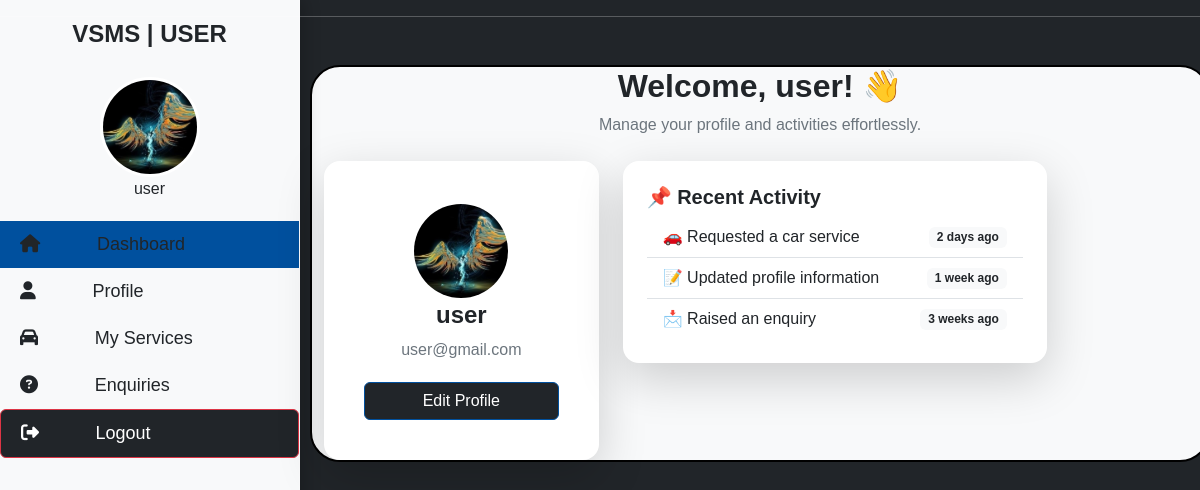
/user_dashboard.php (signed in), run on the app's committed database.
### tables this page shows
CREATE TABLE `users` (
  `id` int(11) NOT NULL,
  `username` varchar(50) NOT NULL,
  `email` varchar(100) NOT NULL,
  `phone_number` varchar(20) DEFAULT NULL,
  `password` varchar(255) NOT NULL,
  `created_at` timestamp NOT NULL DEFAULT current_timestamp(),
  `updated_at` timestamp NOT NULL DEFAULT current_timestamp() ON UPDATE current_timestamp(),
  `profile_image` varchar(255) DEFAULT NULL,
  `role` varchar(20) NOT NULL DEFAULT 'user'
);

### user_dashboard.php (the view, shortened to what this page needs)
<?php
require 'config.php';
$user_id = $_SESSION['user_id'];
$stmt = $conn->prepare("SELECT username, email , profile_image FROM users WHERE id = ?");
$stmt->bind_param("i", $user_id);
$stmt->execute();
$stmt->bind_result($name, $email, $profile_image);
$profile_image = !empty($profile_image) ? 'uploads/' . $profile_image : 'assets/default-avatar.png';
?>
<!DOCTYPE html>
<html lang="en">
<head>
    <link href="https://cdn.jsdelivr.net/npm/bootstrap@5.3.3/dist/css/bootstrap.min.css" rel="stylesheet">
    <link rel="stylesheet" href="https://cdnjs.cloudflare.com/ajax/libs/font-awesome/6.4.2/css/all.min.css">
</head>
<body>
<div class="sidebar">
    <h4 class="text-center text-bold"><b> VSMS | USER</b></h4>
<div class="profile-container text-center">
    <img src="<?php echo htmlspecialchars($profile_image); ?>" alt="User Profile" class="profile-img">
    <div class="username">
        <?php echo htmlspecialchars($name); ?>
    </div>
</div>
    <a href="user_dashboard.php" class="active"><i class="fas fa-home"></i> Dashboard</a>
    <a href="profile.php"><i class="fas fa-user"></i> Profile</a>
    <a href="service_requests.php"><i class="fas fa-car"></i> My Services</a>
    <a href="enquiries.php"><i class="fas fa-question-circle"></i> Enquiries</a>
    <a href="logout.php" class="btn btn-danger logout-btn" style="color: white;"><i class="fas fa-sign-out-alt"></i> Logout</a>
</div>
<hr style="color: white;">
<div class="main-content container mt-5">
    <div class="text-center">
        <h2 class="fw-bold">Welcome, <?php echo htmlspecialchars($name); ?>! 👋</h2>
        <p class="text-muted">Manage your profile and activities effortlessly.</p>
    </div>
    <div class="row mt-4">
        <div class="col-md-4">
            <div class="card shadow-lg border-0 rounded-4 p-4 text-center">
                <div class="card-body">
                <img src="<?php echo htmlspecialchars($profile_image); ?>" alt="User Profile" class="profile-img">
                <h5 class="card-title fw-bold"><?php echo htmlspecialchars($name); ?></h5>
                    <p class="text-muted mb-1"><?php echo htmlspecialchars($email); ?></p>
                    <a href="profile.php" class="btn btn-primary w-100 mt-3">Edit Profile</a>
                </div>
            </div>
        </div>
        <div class="col-md-6">
            <div class="card shadow-lg border-0 rounded-4 p-4">
                <h5 class="fw-bold">📌 Recent Activity</h5>
                <ul class="list-group list-group-flush">
                    <li class="list-group-item d-flex justify-content-between align-items-center">
                        <span>🚗 Requested a car service</span>
                        <span class="badge bg-light text-dark">2 days ago</span>
                    </li>
                    <li class="list-group-item d-flex justify-content-between align-items-center">
                        <span>📝 Updated profile information</span>
                        <span class="badge bg-light text-dark">1 week ago</span>
                    </li>
                    <li class="list-group-item d-flex justify-content-between align-items-center">
                        <span>📩 Raised an enquiry</span>
                        <span class="badge bg-light text-dark">3 weeks ago</span>
                    </li>
                </ul>
            </div>
        </div>
    </div>
</div>
</body>
</html>

### user_dashboard.php (style rules this page uses)
body { background-color: #212529; font-family: 'Arial', sans-serif; }
.sidebar a { padding: 15px; text-decoration: none; font-size: 18px; color: black; display: block; transition: 0.3s; }
.sidebar a.active { background: #00509e; }
.main-content { width: 75%; margin-top: 25%; margin: 310px; border: 2px solid black; border-radius: 30px; background-color: #f8f9fa; }
.card { border-radius: 15px; }
.card-title { font-size: 1.5rem; font-weight: bold; }
.list-group-item { font-size: 1rem; }
.text-muted { color: #6c757d !important; }
.btn-primary { background-color:#212529; border-color: #00509e; }
.btn-danger { background-color: #212529; border-color: #dc3545; }
.sidebar { width: 300px; height: 100vh; background: #f8f9fa ; backdrop-filter: blur(10px); color: #212529; position: fixed; top: 0; left: 0; padding-top: 20px; display: flex; flex-direction: column; align-items: center; box-shadow: 5px 0 15px rgba(0, 0, 0, 0.2); border-right: 1px solid rgba(255, 255, 255, 0.2); }
.profile-container { margin: 20px 0; }
.profile-img { width: 100px; height: 100px; border-radius: 50%; border: 3px solid white; object-fit: cover; }
.sidebar a { display: block; color: #212529; text-decoration: none; padding: 10px 20px; width: 100%; text-align: left; transition: 0.3s; }
.sidebar a i { margin-right: 20%; }
.sidebar a:hover, .sidebar .active { background: #495057; }

### data on the page
users: profile_image (picture), username "user", email "user@gmail.com"
